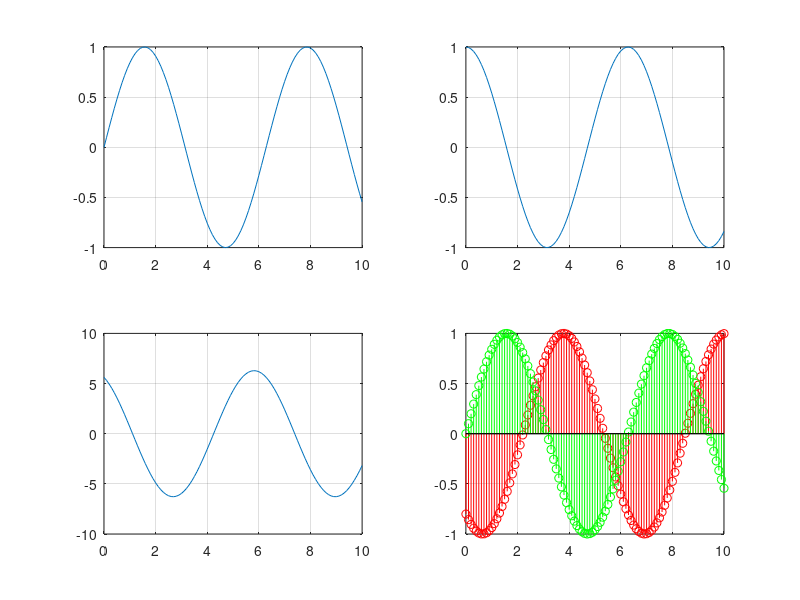

MATLAB code for this plot:
clear;
close all;
clc;
x=[0:0.1:10];
y=sin(x);
z=cos(x);
subplot(2,2,1);
plot(x,y);
grid on;
subplot(2,2,2);
plot(x,z);
grid on;
w=90;
yy=2*pi*sin(x+w);
subplot(2,2,3);
plot(x,yy);
grid on;
zz=sin(x+2*w);
subplot(2,2,4);
stem(x,zz,'r');
grid on;
hold on;
subplot(2,2,4);
stem(x,y,'g');
grid on;